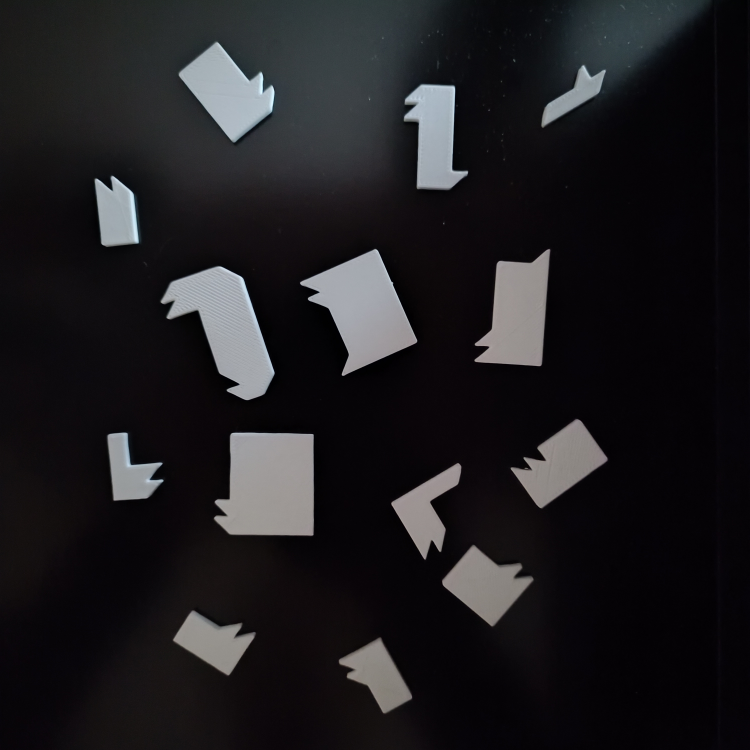
#> input picture IMG_20241006_174328.jpg, 3000 x 3000 px (shown at 1/4 size)
$ python -i find_contours.py   (imports and definitions only)
#> lines starting #> are read from the running program, lines starting #| are printed output that depends on the picture; after the words box and inside, x2 and y2 are one past the last pixel; in counts of white or black regions, pixels touching at a corner belong together
#> further down, picture is the input picture: shape (3000, 3000, 3); mean B, G, R 31.9, 29.3, 30.5
import cv2
import numpy as np

def find_contours(resized_image, mode=cv2.RETR_EXTERNAL):
    # Convert the image to grayscale
#> called with mode = 0
    gray = cv2.cvtColor(resized_image, cv2.COLOR_BGR2GRAY)

    blurred_image = cv2.GaussianBlur(gray, (5, 5), 3)

    edged_detected_image = cv2.Canny(blurred_image, 80, 200)
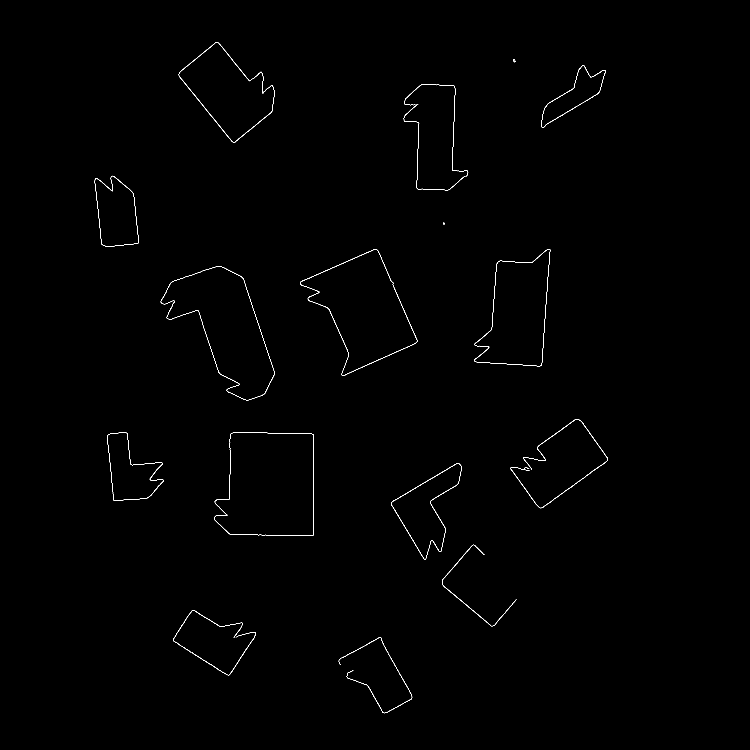
#> edged_detected_image: shape (3000, 3000) (shown at 1/4 size); 0.22% white in thin lines or dots, all inside (x1, y1, x2, y2) = (378, 168, 2431, 2853)

    # dilation
    kernel = np.ones((5, 5), np.uint8)
    dilated_image = cv2.dilate(edged_detected_image, kernel, iterations=1)
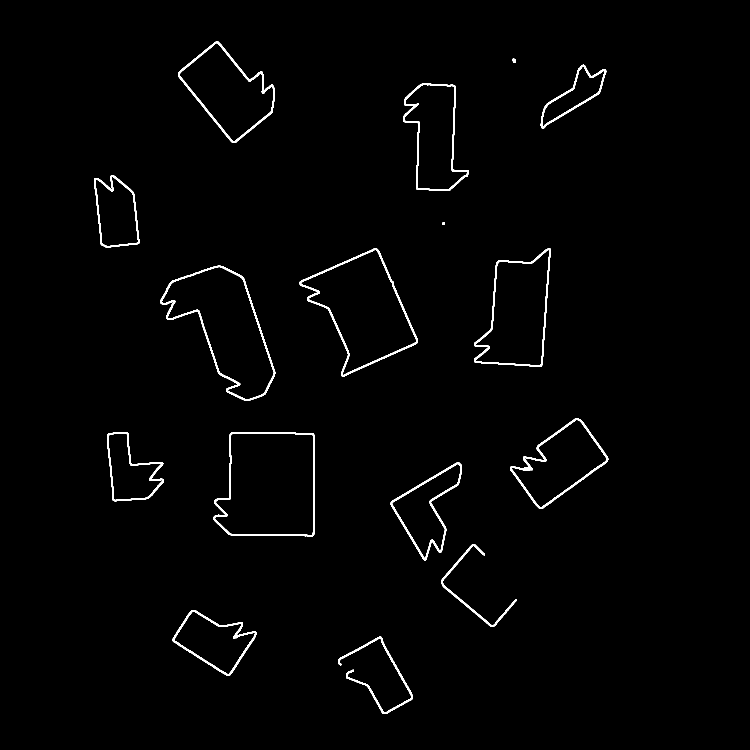
#> dilated_image: shape (3000, 3000) (shown at 1/4 size); 1.1% white; 16 white regions

    # Apply threshold to create a binary image
    _, thresh = cv2.threshold(dilated_image, 100, 255, cv2.THRESH_BINARY)

    # Find contours
    contours, _ = cv2.findContours(thresh, mode, cv2.CHAIN_APPROX_SIMPLE)
#> contours = 16 contours; largest, box (x1, y1, x2, y2) and area: (854, 1728, 1258, 2145) 145565, (641, 1063, 1101, 1603) 125101, (1198, 994, 1671, 1506) 123922, (1896, 994, 2203, 1467) 96052, (713, 166, 1100, 572) 82658

    # filter out small contours
    contours = [contour for contour in contours if cv2.contourArea(contour) > 10]

    return contours

def show_contours(image, contours):
    gray = cv2.cvtColor(image, cv2.COLOR_BGR2GRAY)

    # show only contours without original image
    contours_only = np.zeros_like(gray)

    cv2.drawContours(contours_only, contours, -1, (255), 2)

    # let cv2 imshow show a single frame with 3 images
    cv2.imshow('Contours Only', cv2.hconcat([gray, contours_only]))

    cv2.waitKey(0)

>>> import cv2
>>> picture = cv2.imread('IMG_20241006_174328.jpg')
>>> result = find_contours(picture)
#> result has the same summary as contours in find_contours

$ run again, on IMG_20241006_174350.jpg
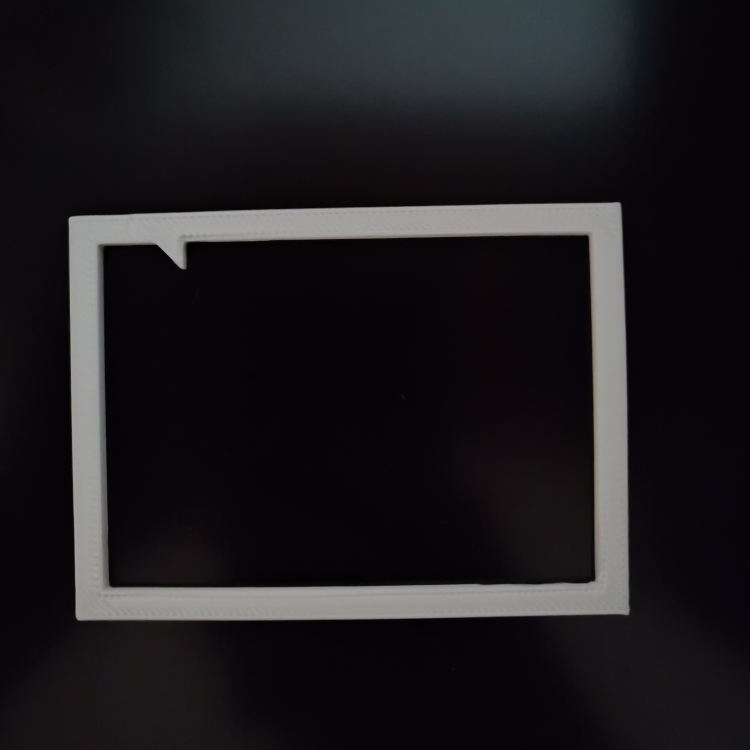
#> input picture IMG_20241006_174350.jpg, 3000 x 3000 px (shown at 1/4 size)
#> picture is the input picture: shape (3000, 3000, 3); mean B, G, R 31, 28, 30
#> in find_contours, `edged_detected_image = cv2.Canny(blurred_image, 80, 200)`:
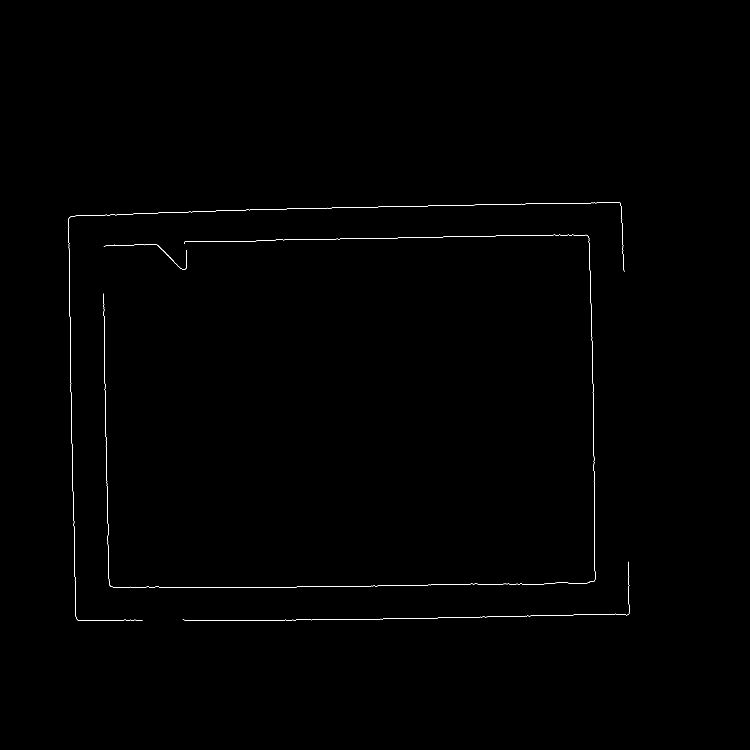
#> edged_detected_image: shape (3000, 3000) (shown at 1/4 size); 0.14% white in thin lines or dots, all inside (x1, y1, x2, y2) = (274, 808, 2520, 2483)
#> in find_contours, `dilated_image = cv2.dilate(edged_detected_image, kernel, iterations=1)`:
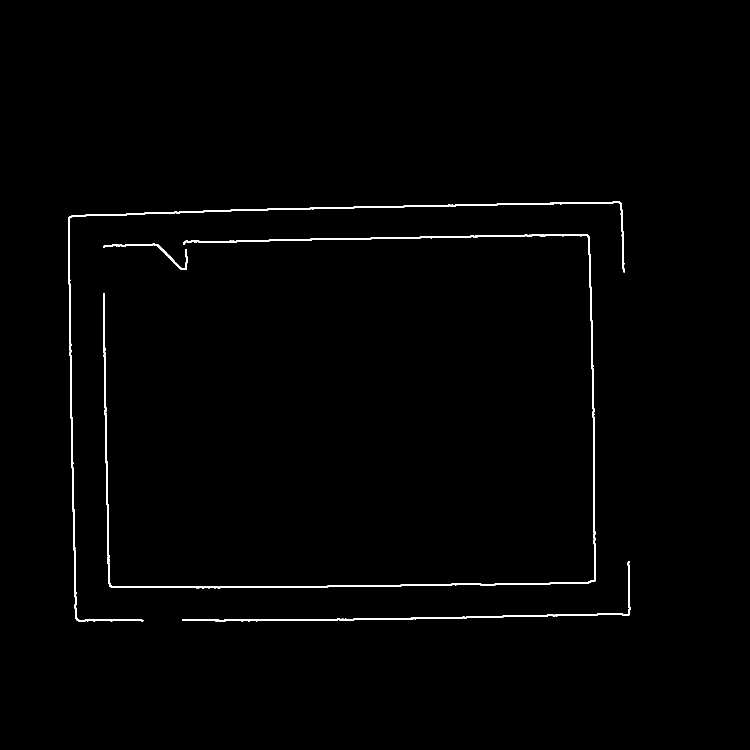
#> dilated_image: shape (3000, 3000) (shown at 1/4 size); 0.76% white; 4 white regions
#> contours = 4 contours; box (x1, y1, x2, y2) and area: (412, 937, 2384, 2353) 26129, (272, 806, 2499, 2485) 18552, (729, 2245, 2522, 2485) 8582, (413, 975, 749, 1080) 2248
#> result has the same summary as contours in find_contours
